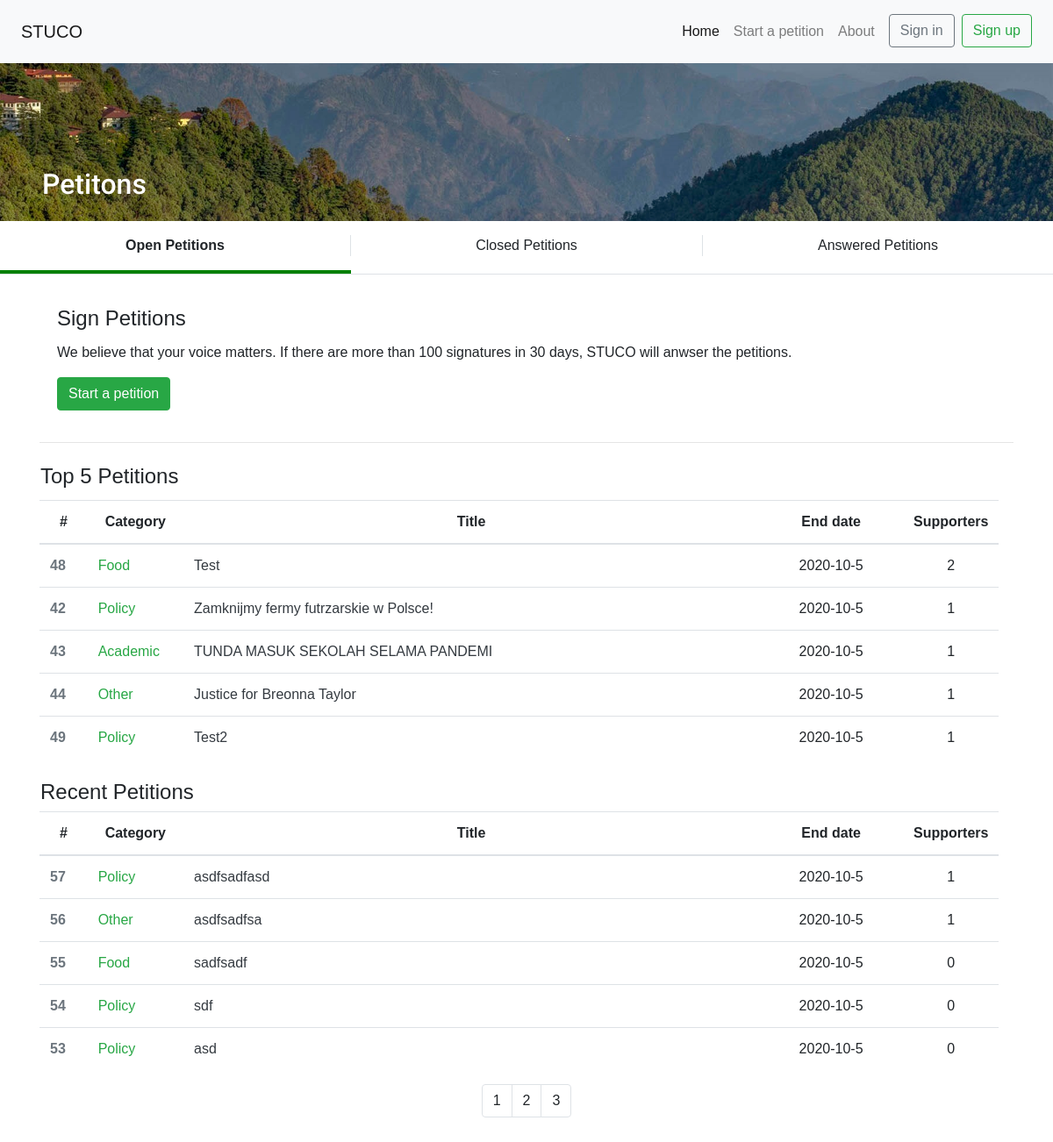
Before: / with the older database file.
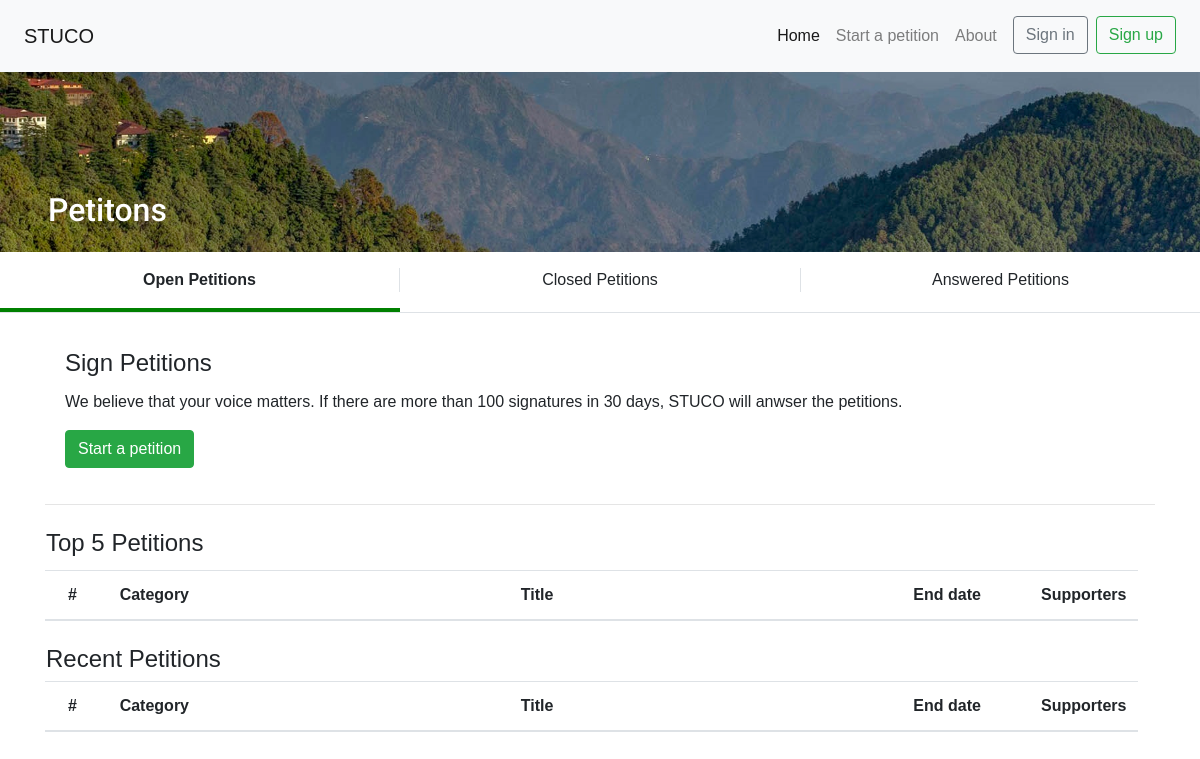
After: the same page with the newer database file.
### pet/models.py (models this page shows, shortened)
class Post(models.Model):
    date = datetime.date.today()
    title = models.CharField(max_length=100)
    category = models.CharField(max_length=10, null=True, blank=True)
    content = models.CharField(max_length=20000)
    author = models.ForeignKey(User, on_delete=models.CASCADE, related_name="author_of", blank=True, null=True)
    start = models.DateField(default=date)
    end = models.DateField(default=date + relativedelta(months=1))
    state = models.IntegerField(default=0)
    stuco = models.ForeignKey(User, on_delete=models.CASCADE, related_name="stuco_of", blank=True, null=True)
    answer = models.CharField(max_length=20000, null=True, blank=True)

### pet/views.py (the view, shortened to what this page needs)
# urls.py: path("", views.index, name='index'),
def index(request):
    pageSize = 5
    numPosts = Post.objects.filter(state=1).all().count()
    page = int((numPosts+pageSize-1)/pageSize)
    top = Post.objects.filter(state=1).annotate(num_supporters=Count('supporters')).order_by('-num_supporters')[:5]
    if not request.user.is_authenticated:
        context = {
            "page": range(1, page+1),
            "posts": Post.objects.filter(state=1).annotate(num_supporters=Count('supporters')).order_by('-id')[:pageSize],
            "top": top,
        }
        return render(request, "petition/index.html", context)

### pet/templates/petition/index.html (shortened to what this page needs)
{% extends "petition/base.html" %}
{% load static %}
{% block body %}
<div class="image-background">
  <div class="bottom-left">
    <h2>Petitons</h2>
  </div>
</div>
<div class="row border-bottom p-0 m-0" style="cursor: pointer;">
  <div class="col-4 tab text-center py-2 px-0 m-0 tab-active d-none d-lg-block"
    onclick="window.location.href = '{% url 'index' %}'">
    <p class="my-2 border-right">Open Petitions</p>
  </div>
  <div class="col-4 tab text-center py-2 px-0 m-0 d-none d-lg-block"
    onclick="window.location.href = '{% url 'closed' %}'">
    <p class="my-2">Closed Petitions</p>
  </div>
  <div class="col-4 tab text-center py-2 px-0 m-0 d-none d-lg-block"
    onclick="window.location.href = '{% url 'answered' %}'">
    <p class="my-2 border-left">Answered Petitions</p>
  </div>
</div>
<div class="container py-3">
  <div class="card d-block border-0">
    <div class="card-body">
      <h4 class="card-title animated fadeInDown">Sign Petitions</h4>
      <p class="card-text">We believe that your voice matters. If there are more than 100 signatures in 30 days, STUCO
        will anwser the petitions.</p>
      <a href="{% url 'new' %}" class="btn btn-success">Start a petition</a>
    </div>
  </div>
  <hr>
  <div class="row">
    <h4 class="d-block text-left mb-1 p-2 pl-3 font-weight-light animated fadeInDown">Top 5 Petitions</h4>
  </div>
  <table class="table d-none d-lg-block">
    <thead>
      <tr class="text-center">
        <th scope="col" style="width: 5%">#</th>
        <th scope="col" style="width: 10%">Category</th>
        <th scope="col" style="width: 60%">Title</th>
        <th scope="col" style="width: 15%">End date</th>
        <th scope="col" style="width: 10%">Supporters</th>
      </tr>
    </thead>
    <tbody>
      {% for post in top %}
      <tr class="table-tr" onclick="window.location.href = '{% url 'post' post.id %}'" style="cursor:pointer;">
        <th scope="row" class="text-muted">{{ post.id }}</th>
        <td class="text-success">{{ post.category }}</td>
        <td><a href="{% url 'post' post.id %}" class="text-dark">{{ post.title }}</a></td>
        <td class="text-center">{{ post.end.year }}-{{ post.end.month }}-{{ post.end.day }}</td>
        <td class="text-center">{{ post.num_supporters }}</td>
      </tr>
      {% endfor %}
    </tbody>
  </table>
  <div class="row">
    <h4 class="d-block text-left mb-0 p-2 pl-3 font-weight-light animated fadeInDown">Recent Petitions</h4>
  </div>
  <table class="table d-none d-lg-block">
    <thead>
      <tr class="text-center">
        <th scope="col" style="width: 5%">#</th>
        <th scope="col" style="width: 10%">Category</th>
        <th scope="col" style="width: 60%">Title</th>
        <th scope="col" style="width: 15%">End date</th>
        <th scope="col" style="width: 10%">Supporters</th>
      </tr>
    </thead>
    <tbody id="recentTable">
      {% for post in posts %}
      <tr class="table-tr" onclick="window.location.href = '{% url 'post' post.id %}'" style="cursor:pointer;">
        <th scope="row" class="text-muted">{{ post.id }}</th>
        <td class="text-success">{{ post.category }}</td>
        <td><a href="{% url 'post' post.id %}" class="text-dark">{{ post.title }}</a></td>
        <td class="text-center">{{ post.end.year }}-{{ post.end.month }}-{{ post.end.day }}</td>
        <td class="text-center">{{ post.num_supporters }}</td>
      </tr>
      {% endfor %}
    </tbody>
  </table>
<nav aria-label="Page navigation">
  <ul class="pagination justify-content-center">
    {% for i in page %}
    <li class="page-item"><a class="page-link" onclick="page({{ i }})" style="cursor: pointer">{{ i }}</a></li>
    {% endfor %}
  </ul>
</nav>
</div>
{% endblock %}

### pet/templates/petition/base.html (shortened to what this page needs)
{% load static %}
<!DOCTYPE html>
<html>
    <head>
        <link rel="stylesheet" href="https://stackpath.bootstrapcdn.com/bootstrap/4.3.1/css/bootstrap.min.css"
>
        <link rel="stylesheet" href="https://cdnjs.cloudflare.com/ajax/libs/font-awesome/4.7.0/css/font-awesome.min.css">
        <link rel="stylesheet" href="{% static 'petition/animate.css' %}" />
        <link rel="stylesheet" href="{% static 'petition/styles.css' %}" />
    </head>
    <body>
        {% include 'petition/navbar.html' %}
        <div class="container-fluid m-0 p-0">
            {% block body %}
            {% endblock %}
        </div>
    </body>
</html>

### pet/templates/petition/navbar.html (shortened to what this page needs)
<nav class="navbar navbar-expand-lg sticky-top navbar-light bg-light py-3 px-4">
    <a class="navbar-brand" href="{% url 'index' %}">STUCO</a>
    <div class="collapse navbar-collapse" id="navbarTogglerDemo02">
      <ul class="navbar-nav ml-auto mt-2 mt-lg-0 text-left">
        <li class="nav-item active">
          <a class="nav-link" href="{% url 'index' %}">Home</a>
        </li>
        <li class="nav-item">
          <a class="nav-link" href="{% url 'new' %}">Start a petition</a>
        </li>
        <li class="nav-item">
            <a class="nav-link" href="{% url 'about' %}">About</a>
        </li>
        {% if request.user.is_authenticated %}
        <li class="nav-item dropdown">
            <a class="nav-link dropdown-toggle text-dark" href="#" id="navbarDropdownMenuLink" data-toggle="dropdown" aria-haspopup="true" aria-expanded="false">
                {{ user }}
            </a>
            <div class="dropdown-menu dropdown-menu-right" aria-labelledby="navbarDropdownMenuLink">
                <a class="dropdown-item" href="{% url 'account' %}">My account</a>
                <a class="dropdown-item" href="{% url 'signed' %}">Signed petitions</a>
                <a class="dropdown-item" href="{% url 'mypetitions' %}">My petitions</a>
                <div class="dropdown-divider"></div>
                <a class="dropdown-item" href="{% url 'logout' %}">Sign Out</a>
            </div>
        </li>
        {% else %}
        <li class="nav-item mx-lg-2 mx-md-0">
          <button class="btn btn-outline-secondary btn-block my-2 my-sm-0" type="submit" onclick="window.location.href = '{% url 'login' %}'">Sign in</button>
        </li>
        <li class="nav-item">
            <button class="btn btn-outline-success btn-block my-2 my-sm-0" type="submit" onclick="window.location.href = '{% url 'register' %}'">Sign up</button>
        </li>
        {% endif %}
      </ul>
    </div>
  </nav>

### pet/static/petition/styles.css (style rules this page uses)
body { font-family: Arial, Helvetica, sans-serif; }
.tab-active { border-bottom: 4px solid green !important; font-weight: bold !important; }
.tab { border-bottom: 4px solid rgba(255, 255, 255, 0); font-weight: normal; }
.image-background { width: 100%; height: 180px; background-position: center; background-image: url('background.jpg'); background-size: cover; position: relative; text-align: center; color: white; font-family: 'Roboto', sans-serif; }
.bottom-left { position: absolute; bottom: 8%; left: 4%; }

Changed rows visible on the page:
removed Post: id "48", category "Food", title "Test", end.year "2020", end.month "10", end.day "5", num_supporters "2", shown under "Top 5 Petitions"
removed Post: id "42", category "Policy", title "Zamknijmy fermy futrzarskie w Polsce!", end.year "2020", end.month "10", end.day "5", num_supporters "1", shown under "Top 5 Petitions"
removed Post: id "43", category "Academic", title "TUNDA MASUK SEKOLAH SELAMA PANDEMI", end.year "2020", end.month "10", end.day "5", num_supporters "1", shown under "Top 5 Petitions"
removed Post: id "44", category "Other", title "Justice for Breonna Taylor", end.year "2020", end.month "10", end.day "5", num_supporters "1", shown under "Top 5 Petitions"
removed Post: id "49", category "Policy", title "Test2", end.year "2020", end.month "10", end.day "5", num_supporters "1", shown under "Top 5 Petitions"
removed Post: id "57", category "Policy", title "asdfsadfasd", end.year "2020", end.month "10", end.day "5", num_supporters "1", shown under "Recent Petitions"
removed Post: id "56", category "Other", title "asdfsadfsa", end.year "2020", end.month "10", end.day "5", num_supporters "1", shown under "Recent Petitions"
removed Post: id "55", category "Food", title "sadfsadf", end.year "2020", end.month "10", end.day "5", num_supporters "0", shown under "Recent Petitions"
removed Post: id "54", category "Policy", title "sdf", end.year "2020", end.month "10", end.day "5", num_supporters "0", shown under "Recent Petitions"
removed Post: id "53", category "Policy", title "asd", end.year "2020", end.month "10", end.day "5", num_supporters "0", shown under "Recent Petitions"
Other visible differences:
list line gone: "1"
list line gone: "2"
list line gone: "3"
